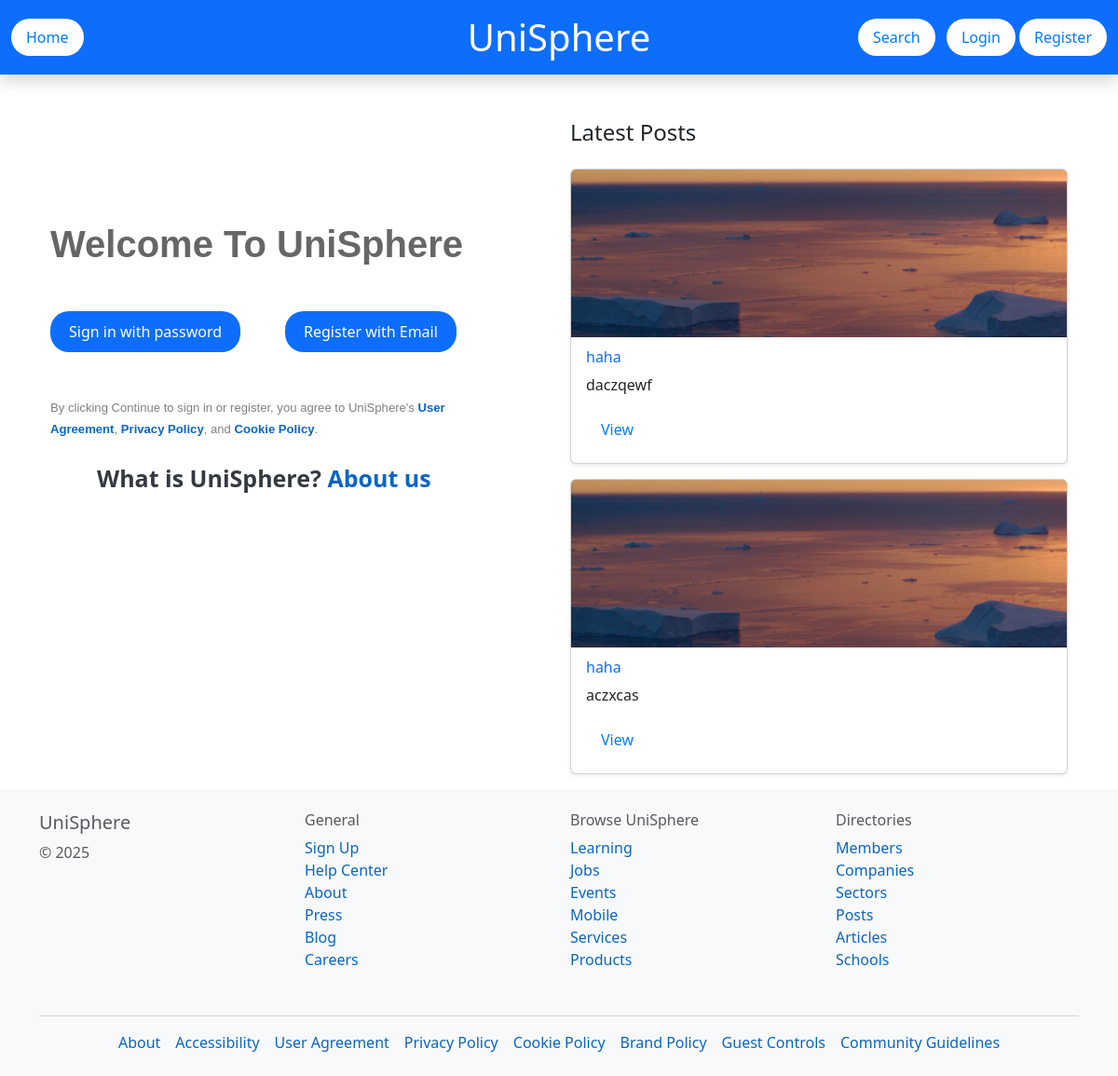
The page / on the database its author committed.
### UniSphereApp/models.py (models this page shows, shortened)
class PostFile(models.Model):
    post = models.ForeignKey(StudentPost, related_name="files", on_delete=models.CASCADE)
    file = models.FileField(upload_to="uploads/")

class StudentPost(models.Model):
    project = models.ForeignKey(Project, on_delete=models.CASCADE, null=True, blank=True)
    user = models.ForeignKey(settings.AUTH_USER_MODEL, on_delete=models.CASCADE)
    title = models.CharField(max_length=255)
    caption = models.TextField()
    timestamp = models.DateTimeField(auto_now_add=True)

class User(AbstractUser):
    STUDENT = 'student'
    SOCIETY = 'society'
    ROLE_CHOICES = [
        (STUDENT, 'Student'),
        (SOCIETY, 'Society'),
    ]
    role = models.CharField(max_length=10, choices=ROLE_CHOICES, default=STUDENT)

### UniSphereApp/views.py (the view)
# urls.py: path('', views.welcomepage, name='welcomepage'),
def welcomepage(request):
    recent_posts = StudentPost.objects.filter(project__isnull=True).order_by('-timestamp')[:2]
    return render(request, 'UniSphereApp/welcomepage.html', {'recent_posts': recent_posts})

### templates/UniSphereApp/welcomepage.html (shortened to what this page needs)
{% extends 'base.html' %}
{% load static %}
{% block content %}
<link rel="stylesheet" href="{% static 'css/welcome.css' %}">
<div class="container mt-5">
    <div class="row">
        <div class="col-md-6">
    <h2>Welcome To UniSphere</h2>
    <div class="d-flex justify-content-left gap-5 mt-5">
        <a href="{% url 'login' %}" class="btn btn-primary">Sign in with password</a>
        <a href="{% url 'register' %}" class="btn btn-primary">Register with Email</a>
    </div>
    <div class="mt-4 text-start mx-left policy-style mt-5" style="max-width: 480px;">
        <small>
            By clicking Continue to sign in or register, you agree to UniSphere's
            <a href="#">User Agreement</a>, <a href="#">Privacy Policy</a>, and <a href="#">Cookie Policy</a>.
        </small>
    </div>
    <div class="about-link mt-4">
        <span>What is UniSphere? </span>
        <a href="{% url 'about' %}" class="about-highlight">About us</a>
    </div>
</div>
        <div class="col-md-6">
            <h4 class="mb-4">Latest Posts</h4>
            {% for post in recent_posts %}
            <div class="card mb-3 shadow-sm">
                {% if post.files.all %}
                    {% for file in post.files.all|slice:":1" %}
                        {% if file.file.url|lower|slice:"-4:" == ".jpg" or file.file.url|lower|slice:"-4:" == ".png" %}
                            <img src="{{ file.file.url }}" class="card-img-top" style="height: 180px; object-fit: cover;" alt="Post image">
                        {% endif %}
                    {% endfor %}
                {% endif %}
                <div class="card-body">
                    <h6 class="card-subtitle mb-2 text-muted">
                        <a href="{% url 'profile' post.user.username %}" class="text-decoration-none">{{ post.user.username }}</a>
                    </h6>
                    <p class="card-text">{{ post.caption|truncatechars:80 }}</p>
                    <a href="{% url 'view_post' post.id %}" class="btn btn-sm btn-outline-primary">View</a>
                </div>
            </div>
            {% empty %}
                <p class="text-muted">No recent posts available.</p>
            {% endfor %}
        </div>
    </div>
</div>
{% endblock %}

### static/css/styles1.css (style rules this page uses)
html, body { height: 100%; margin: 0; padding: 0; }
.btn { padding: 8px 16px; background-color: white; color: #007bff; border: none; border-radius: 20px; cursor: pointer; font-size: 16px; text-decoration: none; transition: 0.3s; }

### static/css/welcome.css (style rules this page uses)
h2 { color: #666666; font-weight: bold; font-family: "Rubik", sans-serif; font-optical-sizing: auto; font-weight: <weight>; font-style: normal; font-size: 40px; margin-top: 110px; }
.policy-style { color: grey; font-family: "Rubik", sans-serif; font-optical-sizing: auto; font-style: normal; font-size:15px }
.policy-style a { text-decoration: none; font-weight: bold; color: #0a66c2; }
.btn-primary { background-color: #0d6efd; border-color: #0d6efd; color: white; transition: background-color 0.2s ease; font-size: 16px; padding: 10px 20px; font-weight: 500; }
.btn-primary:active, { background-color: #5caeff; border-color: #5caeff; box-shadow: none; }
.about-link { text-align: left; font-size: 25px; font-weight: 600; color: #343a40; margin-left: 50px; }
.about-highlight { color: #0a66c2; text-decoration: None; }

### rows shown on the page
StudentPost: user.username "haha", caption "daczqewf"
PostFile: file (picture)
StudentPost: user.username "haha", caption "aczxcas"
PostFile: file (picture)
